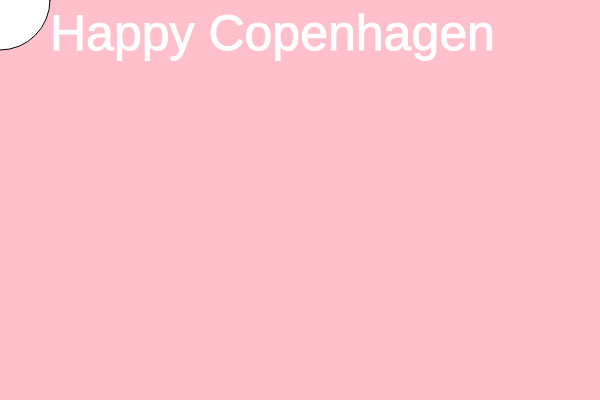
Frame 1 (no input)
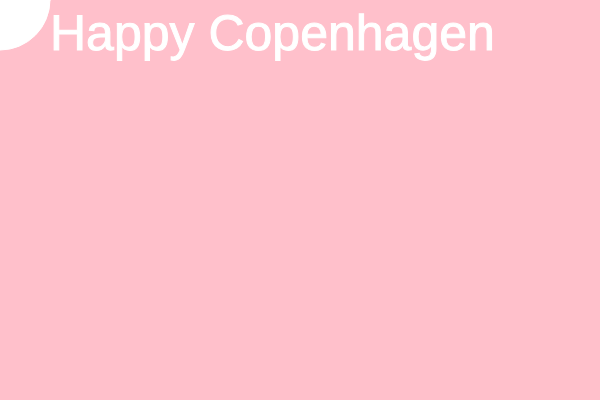
Frame 60 (no input)
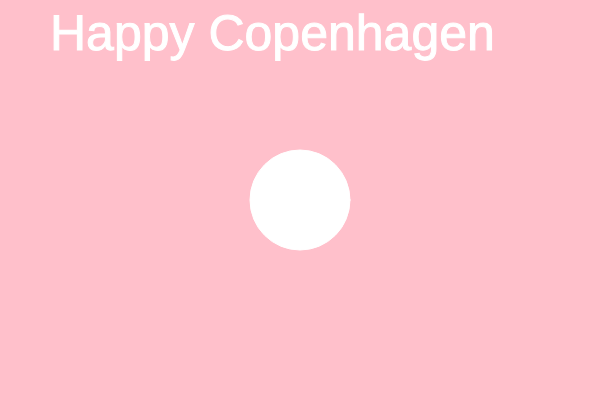
Frame 120 (the mouse pressed at the canvas centre since frame 60)

The p5.js sketch that drew these frames (run headless with seeded random() and noise() and a simulated clock; from frame 60 on, the mouse is pressed at the canvas centre):

// p5.js sketch
// ── sketch.js
function setup() {
  // put setup code here
createCanvas(600,400);

}

function draw() {
  // put drawing code here
  background('pink');
  ellipse (mouseX,mouseY,100,100);
  fill('white');
  stroke('none');
  textSize(50);
  text ('Happy Copenhagen',50,50);

}
